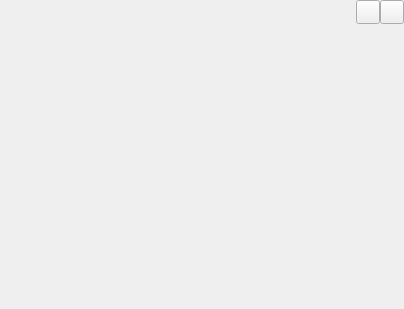
<?xml version="1.0" encoding="UTF-8"?>
<ui version="4.0">
 <class>SkinWindow</class>
 <widget class="QWidget" name="SkinWindow">
  <property name="geometry">
   <rect>
    <x>0</x>
    <y>0</y>
    <width>404</width>
    <height>309</height>
   </rect>
  </property>
  <property name="windowTitle">
   <string>SkinWindow</string>
  </property>
  <layout class="QVBoxLayout" name="verticalLayout">
   <property name="spacing">
    <number>0</number>
   </property>
   <property name="leftMargin">
    <number>0</number>
   </property>
   <property name="topMargin">
    <number>0</number>
   </property>
   <property name="rightMargin">
    <number>0</number>
   </property>
   <property name="bottomMargin">
    <number>0</number>
   </property>
   <item>
    <widget class="QWidget" name="titleWidget" native="true">
     <property name="sizePolicy">
      <sizepolicy hsizetype="Expanding" vsizetype="Fixed">
       <horstretch>0</horstretch>
       <verstretch>0</verstretch>
      </sizepolicy>
     </property>
     <property name="titleSkin" stdset="0">
      <bool>true</bool>
     </property>
     <layout class="QHBoxLayout" name="horizontalLayout">
      <property name="spacing">
       <number>0</number>
      </property>
      <property name="leftMargin">
       <number>12</number>
      </property>
      <property name="topMargin">
       <number>0</number>
      </property>
      <property name="rightMargin">
       <number>0</number>
      </property>
      <property name="bottomMargin">
       <number>0</number>
      </property>
      <item>
       <widget class="QLabel" name="titleIcon">
        <property name="sizePolicy">
         <sizepolicy hsizetype="Fixed" vsizetype="Minimum">
          <horstretch>0</horstretch>
          <verstretch>0</verstretch>
         </sizepolicy>
        </property>
        <property name="minimumSize">
         <size>
          <width>42</width>
          <height>18</height>
         </size>
        </property>
        <property name="maximumSize">
         <size>
          <width>42</width>
          <height>18</height>
         </size>
        </property>
        <property name="text">
         <string/>
        </property>
       </widget>
      </item>
      <item>
       <spacer name="horizontalSpacer">
        <property name="orientation">
         <enum>Qt::Horizontal</enum>
        </property>
        <property name="sizeHint" stdset="0">
         <size>
          <width>295</width>
          <height>20</height>
         </size>
        </property>
       </spacer>
      </item>
      <item>
       <widget class="QPushButton" name="sysMin">
        <property name="sizePolicy">
         <sizepolicy hsizetype="Fixed" vsizetype="Fixed">
          <horstretch>0</horstretch>
          <verstretch>0</verstretch>
         </sizepolicy>
        </property>
        <property name="minimumSize">
         <size>
          <width>24</width>
          <height>24</height>
         </size>
        </property>
        <property name="maximumSize">
         <size>
          <width>24</width>
          <height>24</height>
         </size>
        </property>
        <property name="text">
         <string/>
        </property>
       </widget>
      </item>
      <item>
       <widget class="QPushButton" name="sysClose">
        <property name="sizePolicy">
         <sizepolicy hsizetype="Fixed" vsizetype="Fixed">
          <horstretch>0</horstretch>
          <verstretch>0</verstretch>
         </sizepolicy>
        </property>
        <property name="minimumSize">
         <size>
          <width>24</width>
          <height>24</height>
         </size>
        </property>
        <property name="maximumSize">
         <size>
          <width>24</width>
          <height>24</height>
         </size>
        </property>
        <property name="text">
         <string/>
        </property>
       </widget>
      </item>
     </layout>
    </widget>
   </item>
   <item>
    <widget class="QWidget" name="bodyWidget" native="true">
     <property name="sizePolicy">
      <sizepolicy hsizetype="Expanding" vsizetype="Expanding">
       <horstretch>0</horstretch>
       <verstretch>0</verstretch>
      </sizepolicy>
     </property>
     <layout class="QGridLayout" name="gridLayout"/>
    </widget>
   </item>
  </layout>
 </widget>
 <layoutdefault spacing="6" margin="11"/>
 <resources/>
 <connections/>
</ui>
